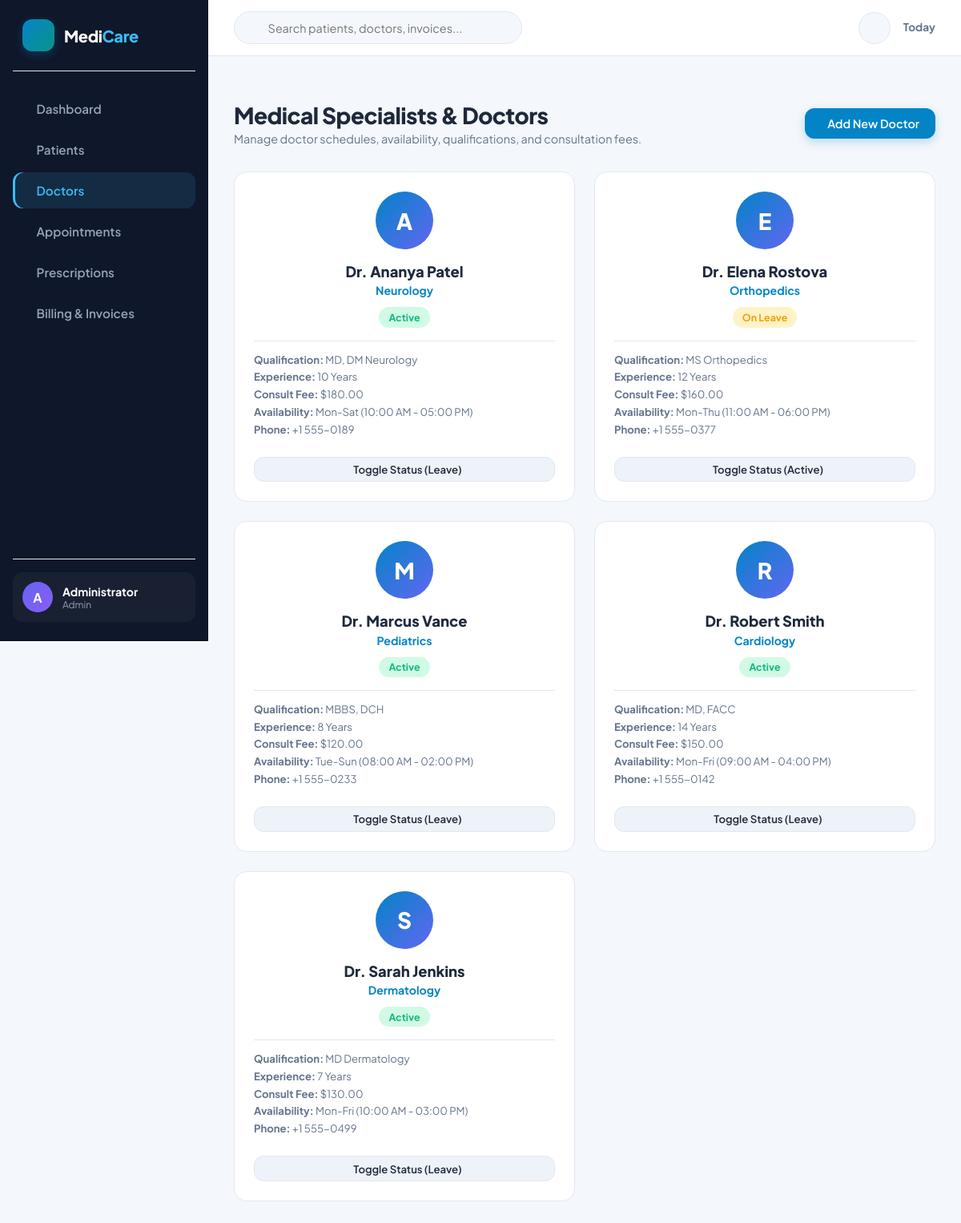
/doctors (signed in), run on the app's committed database.
### tables this page shows
CREATE TABLE doctors (
            id INTEGER PRIMARY KEY AUTOINCREMENT,
            doctor_code TEXT UNIQUE NOT NULL,
            name TEXT NOT NULL,
            specialization TEXT NOT NULL,
            qualification TEXT NOT NULL,
            phone TEXT NOT NULL,
            email TEXT,
            experience_years INTEGER NOT NULL,
            consultation_fee REAL NOT NULL,
            availability TEXT NOT NULL,
            status TEXT DEFAULT 'Active' -- Active, On Leave
        );

### app.py (the view)
@app.route('/doctors')
@login_required
def doctors():
    conn = get_db()
    cursor = conn.cursor()
    cursor.execute('SELECT * FROM doctors ORDER BY name ASC')
    doctors_list = cursor.fetchall()
    conn.close()
    return render_template('doctors.html', doctors=doctors_list)

### app.py (called while the page is built)
def login_required(f):
    @wraps(f)
    def decorated_function(*args, **kwargs):
        if 'user_id' not in session:
            flash('Please log in to access this page.', 'warning')
            return redirect(url_for('login'))
        return f(*args, **kwargs)
    return decorated_function

@app.context_processor
def inject_user():
    return {
        'current_user': {
            'name': session.get('user_name', 'Guest'),
            'username': session.get('username', ''),
            'role': session.get('user_role', 'guest')
        }
    }

### database.py (called while the page is built)
def get_db():
    conn = sqlite3.connect(DB_PATH)
    conn.row_factory = sqlite3.Row
    return conn

### templates/doctors.html (shortened to what this page needs)
{% extends "base.html" %}
{% block content %}
<div class="page-header">
    <div>
        <h1 class="page-title">Medical Specialists & Doctors</h1>
        <p class="page-subtitle">Manage doctor schedules, availability, qualifications, and consultation fees.</p>
    </div>
    <button onclick="openModal('addDoctorModal')" class="btn btn-primary"> Add New Doctor</button>
</div>
<div class="doctor-cards-grid">
    {% for doc in doctors %}
    <div class="doctor-card">
        <div class="doctor-avatar">
            {{ doc.name.replace('Dr. ', '')[0] }}
        </div>
        <div class="doctor-name">{{ doc.name }}</div>
        <div class="doctor-spec">{{ doc.specialization }}</div>
        <div style="margin-bottom: 1rem;">
            <span class="badge {% if doc.status == 'Active' %}badge-success{% else %}badge-warning{% endif %}">
                {{ doc.status }}
            </span>
        </div>
        <div style="width: 100%; border-top: 1px solid var(--border-color); padding-top: 0.85rem; text-align: left;">
            <div class="doctor-detail"> <strong>Qualification:</strong> {{ doc.qualification }}</div>
            <div class="doctor-detail"> <strong>Experience:</strong> {{ doc.experience_years }} Years</div>
            <div class="doctor-detail"> <strong>Consult Fee:</strong> ${{ "%.2f"|format(doc.consultation_fee) }}</div>
            <div class="doctor-detail"> <strong>Availability:</strong> {{ doc.availability }}</div>
            <div class="doctor-detail"> <strong>Phone:</strong> {{ doc.phone }}</div>
        </div>
        <div style="margin-top: 1.25rem; width: 100%;">
            <form action="{{ url_for('toggle_doctor_status', doctor_id=doc.id) }}" method="POST">
                <button type="submit" class="btn btn-secondary btn-sm" style="width: 100%; justify-content: center;">
                     Toggle Status ({{ 'Leave' if doc.status == 'Active' else 'Active' }})
                </button>
            </form>
        </div>
    </div>
    {% else %}
    <div style="grid-column: 1 / -1; text-align: center; color: var(--text-muted); padding: 3rem; background: var(--card-bg); border-radius: var(--radius-lg);">
        No doctors found in system. Click "Add New Doctor" to add specialists.
    </div>
    {% endfor %}
</div>
{% endblock %}

### static/css/style.css (style rules this page uses)
:root { --bg-primary: #f4f7fc; --bg-secondary: #ffffff; --bg-tertiary: #eef2f9; --card-bg: #ffffff; --text-main: #1e293b; --text-muted: #64748b; --text-white: #ffffff; --brand-primary: #0284c7; --brand-primary-hover: #0369a1; --brand-secondary: #0d9488; --brand-accent: #6366f1; --status-success: #10b981; --status-success-bg: #d1fae5; --status-warning: #f59e0b; --status-warning-bg: #fef3c7; --status-danger: #ef4444; --status-danger-bg: #fee2e2; --status-info: #3b82f6; --status-info-bg: #dbeafe; --border-color: #e2e8f0; --border-hover: #cbd5e1; --sidebar-bg: #0f172a; --sidebar-text: #94a3b8; --sidebar-active-bg: rgba(56, 189, 248, 0.12); --sidebar-active-text: #38bdf8; --shadow-sm: 0 1px 3px rgba(0, 0, 0, 0.05); --shadow-md: 0 4px 12px rgba(0, 0, 0, 0.06); --shadow-lg: 0 10px 25px rgba(0, 0, 0, 0.1); --radius-sm: 8px; --radius-md: 12px; --radius-lg: 16px; --radius-full: 9999px; --transition: all 0.25s cubic-bezier(0.4, 0, 0.2, 1); }
* { margin: 0; padding: 0; box-sizing: border-box; font-family: 'Plus Jakarta Sans', system-ui, -apple-system, sans-serif; }
body { background-color: var(--bg-primary); color: var(--text-main); display: flex; min-height: 100vh; overflow-x: hidden; transition: background-color 0.3s ease, color 0.3s ease; }
.page-header { display: flex; align-items: center; justify-content: space-between; margin-bottom: 2rem; }
.page-title { font-size: 1.75rem; font-weight: 800; color: var(--text-main); letter-spacing: -0.02em; }
.page-subtitle { font-size: 0.9rem; color: var(--text-muted); margin-top: 0.2rem; }
.btn { display: inline-flex; align-items: center; gap: 0.5rem; padding: 0.65rem 1.25rem; font-size: 0.9rem; font-weight: 600; border-radius: var(--radius-md); border: none; cursor: pointer; transition: var(--transition); text-decoration: none; }
.btn-primary { background-color: var(--brand-primary); color: #ffffff; box-shadow: 0 4px 12px rgba(2, 132, 199, 0.25); }
.btn-secondary { background-color: var(--bg-tertiary); color: var(--text-main); border: 1px solid var(--border-color); }
.btn-sm { padding: 0.4rem 0.85rem; font-size: 0.82rem; }
.badge { display: inline-flex; align-items: center; gap: 0.35rem; padding: 0.3rem 0.75rem; border-radius: var(--radius-full); font-size: 0.78rem; font-weight: 700; text-transform: capitalize; }
.badge-success { background-color: var(--status-success-bg); color: var(--status-success); }
.badge-warning { background-color: var(--status-warning-bg); color: var(--status-warning); }
.doctor-cards-grid { display: grid; grid-template-columns: repeat(auto-fill, minmax(280px, 1fr)); gap: 1.5rem; }
.doctor-card { background-color: var(--card-bg); border: 1px solid var(--border-color); border-radius: var(--radius-lg); padding: 1.5rem; display: flex; flex-direction: column; align-items: center; text-align: center; transition: var(--transition); }
.doctor-avatar { width: 72px; height: 72px; background: linear-gradient(135deg, #0284c7, #6366f1); color: #ffffff; border-radius: var(--radius-full); display: flex; align-items: center; justify-content: center; font-size: 1.75rem; font-weight: 800; margin-bottom: 1rem; }
.doctor-name { font-size: 1.15rem; font-weight: 800; margin-bottom: 0.2rem; }
.doctor-spec { color: var(--brand-primary); font-weight: 700; font-size: 0.88rem; margin-bottom: 0.75rem; }
.doctor-detail { font-size: 0.82rem; color: var(--text-muted); margin-bottom: 0.3rem; }

### data on the page
doctors: name "A", name "Dr. Ananya Patel", specialization "Neurology", status "Active", qualification "MD, DM Neurology", experience_years "10", consultation_fee "180.00", availability "Mon-Sat (10:00 AM - 05:00 PM)", phone "+1 555-0189", status "Leave"
doctors: name "E", name "Dr. Elena Rostova", specialization "Orthopedics", status "On Leave", qualification "MS Orthopedics", experience_years "12", consultation_fee "160.00", availability "Mon-Thu (11:00 AM - 06:00 PM)", phone "+1 555-0377", status "Active"
doctors: name "M", name "Dr. Marcus Vance", specialization "Pediatrics", status "Active", qualification "MBBS, DCH", experience_years "8", consultation_fee "120.00", availability "Tue-Sun (08:00 AM - 02:00 PM)", phone "+1 555-0233", status "Leave"
doctors: name "R", name "Dr. Robert Smith", specialization "Cardiology", status "Active", qualification "MD, FACC", experience_years "14", consultation_fee "150.00", availability "Mon-Fri (09:00 AM - 04:00 PM)", phone "+1 555-0142", status "Leave"
doctors: name "S", name "Dr. Sarah Jenkins", specialization "Dermatology", status "Active", qualification "MD Dermatology", experience_years "7", consultation_fee "130.00", availability "Mon-Fri (10:00 AM - 03:00 PM)", phone "+1 555-0499", status "Leave"

### other printed values
{{ current_user.name[0] | upper }} "A"
{{ current_user.name }} "Administrator"
{{ current_user.role }} "Admin"
{{ now.strftime('%b %d, %Y') if now else 'Today' }} "Today"
